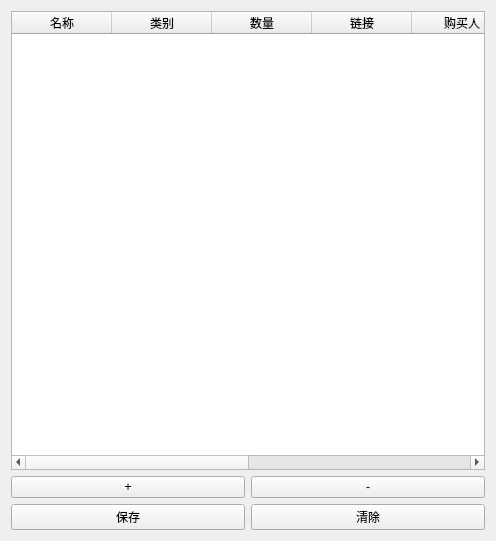
<?xml version="1.0" encoding="UTF-8"?>
<ui version="4.0">
 <class>CreateListPage</class>
 <widget class="QWidget" name="CreateListPage">
  <property name="geometry">
   <rect>
    <x>0</x>
    <y>0</y>
    <width>496</width>
    <height>541</height>
   </rect>
  </property>
  <property name="windowTitle">
   <string>Form</string>
  </property>
  <layout class="QVBoxLayout" name="verticalLayout">
   <item>
    <widget class="QTableWidget" name="tableWidget">
     <property name="editTriggers">
      <set>QAbstractItemView::AnyKeyPressed|QAbstractItemView::DoubleClicked|QAbstractItemView::EditKeyPressed|QAbstractItemView::SelectedClicked</set>
     </property>
     <column>
      <property name="text">
       <string>名称</string>
      </property>
     </column>
     <column>
      <property name="text">
       <string>类别</string>
      </property>
     </column>
     <column>
      <property name="text">
       <string>数量</string>
      </property>
     </column>
     <column>
      <property name="text">
       <string>链接</string>
      </property>
     </column>
     <column>
      <property name="text">
       <string>购买人</string>
      </property>
     </column>
     <column>
      <property name="text">
       <string>状态</string>
      </property>
     </column>
     <column>
      <property name="text">
       <string>发票</string>
      </property>
     </column>
     <column>
      <property name="text">
       <string>备注</string>
      </property>
     </column>
    </widget>
   </item>
   <item>
    <layout class="QHBoxLayout" name="horizontalLayout_2">
     <item>
      <widget class="QPushButton" name="pushButton_3">
       <property name="text">
        <string>+</string>
       </property>
      </widget>
     </item>
     <item>
      <widget class="QPushButton" name="pushButton_4">
       <property name="text">
        <string>-</string>
       </property>
      </widget>
     </item>
    </layout>
   </item>
   <item>
    <layout class="QHBoxLayout" name="horizontalLayout">
     <item>
      <widget class="QPushButton" name="pushButton">
       <property name="text">
        <string>保存</string>
       </property>
      </widget>
     </item>
     <item>
      <widget class="QPushButton" name="pushButton_2">
       <property name="text">
        <string>清除</string>
       </property>
      </widget>
     </item>
    </layout>
   </item>
  </layout>
 </widget>
 <resources/>
 <connections/>
</ui>
